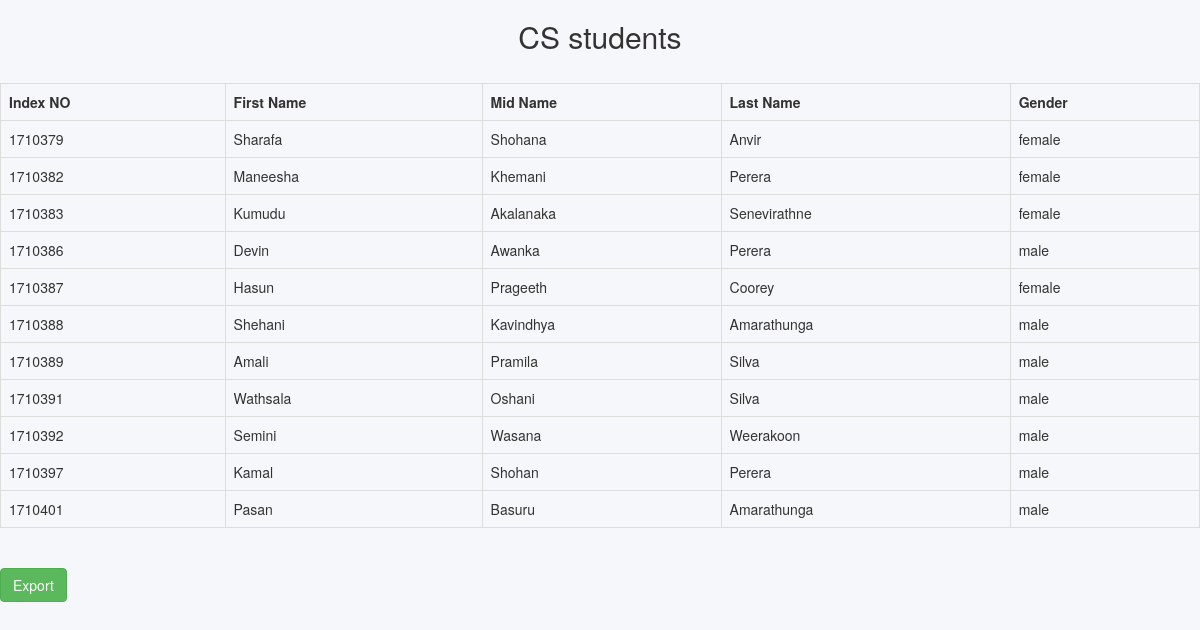
The page /view/sar_report_4.php (signed in) on the database as committed earlier.
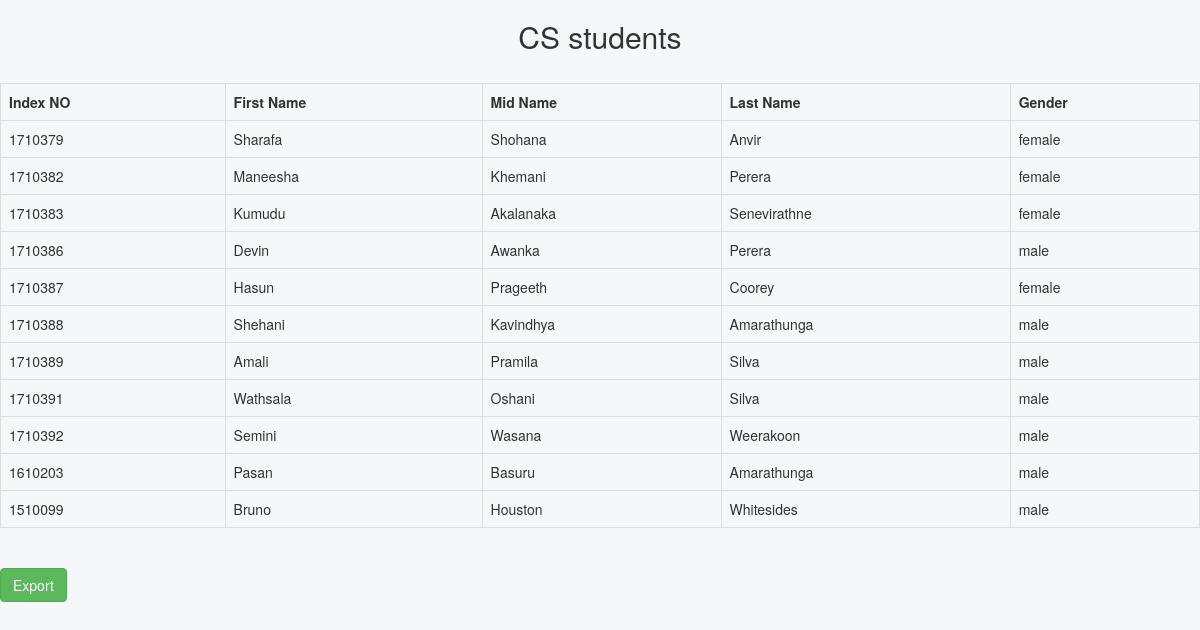
The same page on the database as committed later.
### tables this page shows
CREATE TABLE `student` (
  `s_id` int(20) NOT NULL,
  `first_name` varchar(30) NOT NULL,
  `mid_name` varchar(255) NOT NULL,
  `last_name` varchar(40) NOT NULL,
  `school` varchar(45) NOT NULL,
  `birthdate` varchar(45) NOT NULL,
  `race` varchar(45) NOT NULL,
  `religion` varchar(45) NOT NULL,
  `reg_date` varchar(45) NOT NULL,
  `out_date` varchar(45) NOT NULL,
  `gender` varchar(45) NOT NULL,
  `stu_image` varchar(50) NOT NULL,
  `nic` varchar(11) NOT NULL,
  `index_no` varchar(255) NOT NULL
);

### view/sar_report_4.php (the view, shortened to what this page needs)
<?php
$connect = mysqli_connect("localhost", "root", "", "sms");
$sql = "SELECT * FROM `student` WHERE SUBSTRING(index_no,3,1)=1";
$result = mysqli_query($connect, $sql);
?>
<!DOCTYPE html>
<html>
<head>
    <link href="https://maxcdn.bootstrapcdn.com/font-awesome/4.6.3/css/font-awesome.min.css" rel="stylesheet">
    <link rel="stylesheet" type="text/css" href="../view/css/style2.css">
    <link rel="stylesheet" href="https://maxcdn.bootstrapcdn.com/bootstrap/3.3.7/css/bootstrap.min.css">
    <link rel="stylesheet" href="https://maxcdn.bootstrapcdn.com/bootstrap/3.3.6/css/bootstrap.min.css" />
</head>
<body class="home">
                    <h2 align="center">CS students</h2><br />
                    <table class="table table-bordered">
                     <tr>
                                         <th>Index NO</th>
                                         <th>First Name</th>
                                         <th>Mid Name</th>
                       <th>Last Name</th>
                       <th>Gender</th>
                                    </tr>
                     <?php
                     while($row = mysqli_fetch_array($result))
                     {
                        echo '
                       <tr>
                         <td>'.$row["index_no"].'</td>
                         <td>'.$row["first_name"].'</td>
                         <td>'.$row["mid_name"].'</td>
                         <td>'.$row["last_name"].'</td>
                         <td>'.$row["gender"].'</td>
                       </tr>
                        ';
                     }
                     ?>
                    </table>
                    <br />
                    <form method="post" action="#">
                     <input type="submit" name="export" class="btn btn-success" value="Export" />
                    </form>
</body>
</html>

Rows that differ between the two databases and show on the page:
no longer on this page (row edited): student: index_no "1710397", first_name "Kamal", mid_name "Shohan", last_name "Perera", gender "male"
changed student "Pasan": index_no "1710401" → "1610203"
added student: index_no "1510099", first_name "Bruno", mid_name "Houston", last_name "Whitesides", gender "male"
